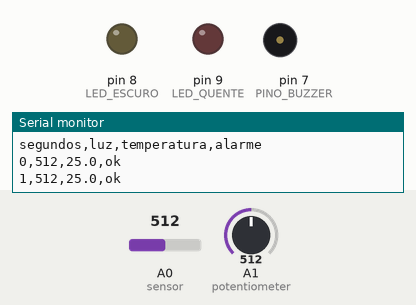
Recording of a sketch running on a simulated Arduino Uno, built with avr-gcc and run on an emulated ATmega328P. On the bench: output pins drawn as LEDs (lit = HIGH), buzzer (waves = sounding), the last lines printed to the serial monitor. Inputs (shaded band) come from the test bench; at power-on: A1 (potentiometer) = 512, A0 (sensor) = 512.

Above: at 1.8 s.
1.9 s: A1 (potentiometer) set to 706
3.4 s: A1 (potentiometer) set to 727
At 4.8 s:
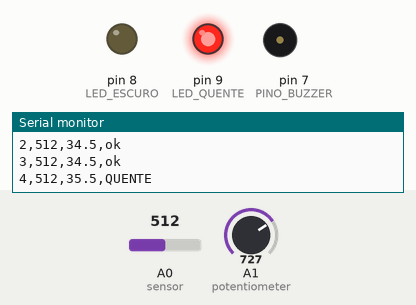
7.5 s: A0 (sensor) set to 585
11.0 s: A0 (sensor) set to 614
At 11.8 s:
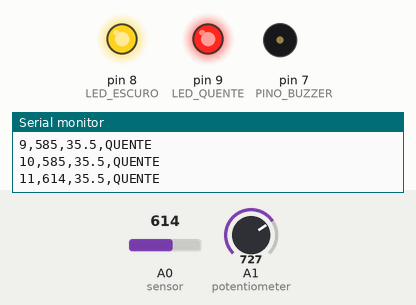
14.5 s: A1 (potentiometer) set to 716
At 15.6 s:
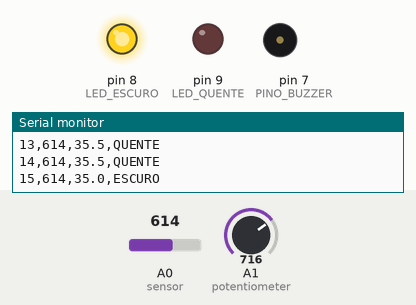
16.5 s: A1 (potentiometer) set to 900
At 17.8 s:
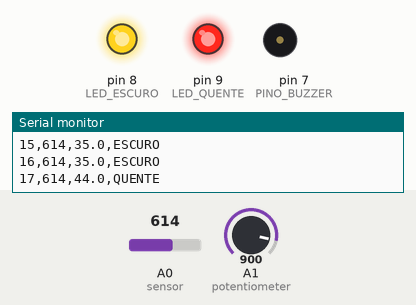
Timing chart, 0 to 21.6 s (numbered marks = the images above; inputs shaded):
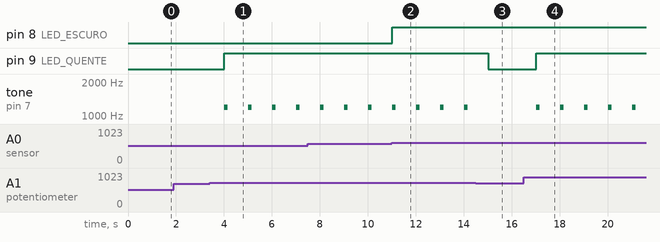

The sketch:

aula34_nivel2.ino
```cpp
// Aula 34 – Nível 2: Estação com alarmes
// LED amarelo: escuro; LED vermelho e buzzer: temperatura acima de 35 °C
#include <Arduino.h>                    // funções do Arduino (pinMode, digitalWrite, delay...)
#define LED_ESCURO 8                    // LED de aviso de escuro no pino 8
#define LED_QUENTE 9                    // LED de alarme de calor no pino 9
#define PINO_BUZZER 7                   // buzzer no pino 7

void setup() {                          // roda uma vez, quando a placa liga
  pinMode(LED_ESCURO, OUTPUT);          // LED_ESCURO como saída
  pinMode(LED_QUENTE, OUTPUT);          // LED_QUENTE como saída
  Serial.begin(9600);                   // abre o Monitor Serial a 9600 baud
  Serial.println("segundos,luz,temperatura,alarme");   // envia o texto ao Monitor Serial e quebra a linha
}

void loop() {                           // repete para sempre
  int luz = analogRead(A0);             // lê o sensor de luz (0 a 1023)
  float temperatura = analogRead(A1) * 50.0 / 1023;   // potenciômetro simula 0 a 50 °C
  bool escuro = luz > 600;              // verdadeiro quando está escuro
  bool quente = temperatura > 35;       // verdadeiro acima de 35 °C
  digitalWrite(LED_ESCURO, escuro);     // LED_ESCURO recebe escuro (verdadeiro acende, falso apaga)
  digitalWrite(LED_QUENTE, quente);     // LED_QUENTE recebe quente (verdadeiro acende, falso apaga)
  if (quente) tone(PINO_BUZZER, 1200, 150);   // bipe de alarme
  Serial.print(millis() / 1000); Serial.print(",");   // envia millis() / 1000); Serial.print(" ao Monitor Serial
  Serial.print(luz);             Serial.print(",");   // envia luz);             Serial.print(" ao Monitor Serial
  Serial.print(temperatura, 1);  Serial.print(",");   // envia temperatura ao Monitor Serial
  Serial.println(quente ? "QUENTE" : (escuro ? "ESCURO" : "ok"));   // envia quente ? "QUENTE" : (escuro ? "ESCURO" : "ok") ao Monitor Serial e quebra a linha
  delay(1000);                          // espera 1000 ms
}
```

Measured:
- the behaviour switches between 716 and 717 on A1 (potentiometer) (found by bisection; images 0 and 1)
- the behaviour switches between 600 and 601 on A0 (sensor) (found by bisection; images 1 and 2)
- after the input at 3.4 s, pin 9 (LED_QUENTE): LOW → HIGH after 0.60 s; tone on pin 7 (PINO_BUZZER): alternates 1200 Hz for 0.15 s and silent for 0.85 s, starting after 0.60 s
- after the input at 11.0 s, pin 8 (LED_ESCURO): LOW → HIGH at once
- after the input at 14.5 s, pin 9 (LED_QUENTE): HIGH → LOW after 0.51 s; tone on pin 7 (PINO_BUZZER): stops changing and stays silent
- after the input at 16.5 s, pin 9 (LED_QUENTE): LOW → HIGH after 0.52 s; tone on pin 7 (PINO_BUZZER): alternates 1200 Hz for 0.15 s and silent for 0.85 s, starting after 0.52 s
